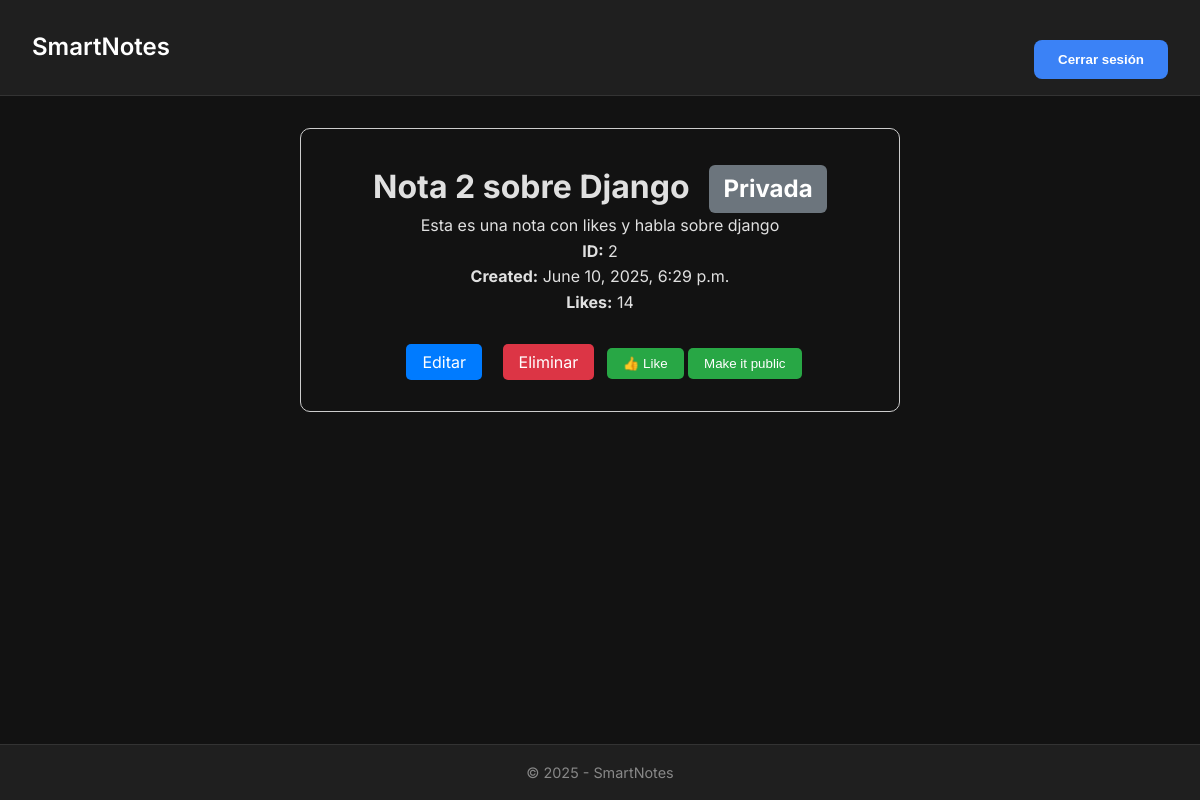
/smart/notes/2 (signed in), run on the app's committed database.
### notes/models.py (models this page shows)
class Notes(models.Model):
    title = models.CharField(max_length=200)
    text = models.TextField()
    created = models.DateTimeField(auto_now_add=True)
    likes = models.PositiveSmallIntegerField(default=0)
    user = models.ForeignKey(User, on_delete=models.CASCADE, related_name="notes")
    public = models.BooleanField(default=False)

### notes/views.py (the view)
# urls.py: path('notes/<int:pk>', views.NotesDetailView.as_view(), name="notes.name"),
class NotesDetailView(DetailView):
    model = Notes
    context_object_name = 'note'
    template_name = 'notes/notes_detail.html'
    def get_object(self, queryset=None):
        note = get_object_or_404(Notes, pk=self.kwargs.get('pk'))
        user = self.request.user
        if note.public or (user.is_authenticated and note.user == user):
            return note
        raise Http404("This note is not available")

### notes/templates/notes/notes_detail.html (shortened to what this page needs)
{% extends "base.html" %}
{% block content %}
    <div style="text-align: center; max-width: 600px; margin: auto; padding: 2rem; border: 1px solid #ccc; border-radius: 10px;">
        {% if not note %}
            <p style="color: red;">Error: Note not found!</p>
        {% else %}
            <h1>
                {{ note.title }}
                <span class="badge {% if note.public %}badge-public{% else %}badge-private{% endif %}">
                    {% if note.public %}Pública{% else %}Privada{% endif %}
                </span>
            </h1>
            <p>{{ note.text }}</p>
            <p><strong>ID:</strong> {{ note.pk }}</p>
            <p><strong>Created:</strong> {{ note.created }}</p>
            <p><strong>Likes:</strong> {{ note.likes }}</p>
            <div style="margin-top: 2rem;">
                <a href="{% url 'notes.update' note.pk %}" style="padding: 0.5rem 1rem; background-color: #007bff; color: white; text-decoration: none; border-radius: 5px; margin: 0.5rem;">Editar</a>
                <a href="{% url 'notes.delete' note.pk %}" style="padding: 0.5rem 1rem; background-color: #dc3545; color: white; text-decoration: none; border-radius: 5px; margin: 0.5rem;">Eliminar</a>
                <form method="POST" action="{% url 'notes.like' note.pk %}" style="display: inline;">
                    <button type="submit" style="padding: 0.5rem 1rem; background-color: #28a745; color: white; border: none; border-radius: 5px; cursor: pointer;">
                        👍 Like
                    </button>
                </form>
                <form method="POST" action="{% url 'notes.change_visibility' note.pk %}" style="display: inline;">
                    <button type="submit" style="padding: 0.5rem 1rem; background-color: #28a745; color: white; border: none; border-radius: 5px; cursor: pointer;">
                        {%if note.public %}
                            Make it private
                        {% else %}
                            Make it public
                        {% endif %}
                    </button>
                </form>
            </div>
        {% endif %}
    </div>
{% endblock %}

### static/css/style.css (style rules this page uses)
* { margin: 0; padding: 0; box-sizing: border-box; }
body { font-family: 'Inter', sans-serif; background-color: #121212; color: #e0e0e0; line-height: 1.6; min-height: 100vh; display: flex; flex-direction: column; }
.badge { display: inline-block; padding: 0.2em 0.6em; font-size: 0.75em; font-weight: bold; border-radius: 0.25em; margin-left: 0.5em; vertical-align: middle; color: white; }
.badge-private { background-color: #6c757d; }

### data on the page
Notes: title "Nota 2 sobre Django", text "Esta es una nota con likes y habla sobre django", pk "2", created "June 10, 2025, 6:29 p.m.", likes "14"
